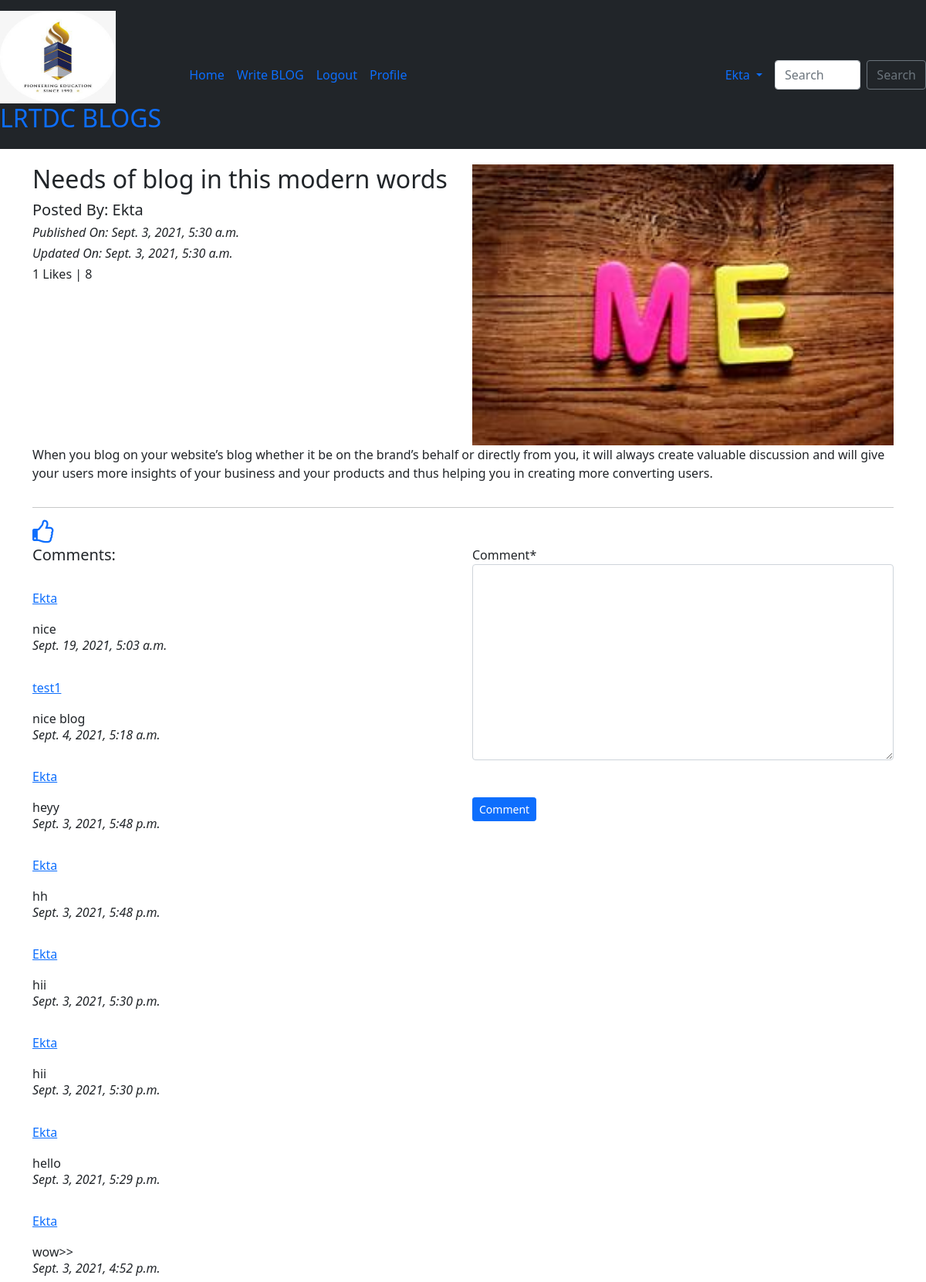
The app's page /blog/details/Needs-of-blog-in-this-modern-words-6d72e1e9-4aa4-4c10-93ce-cafea5af19dd (signed in) with its own data.
### App_Blog/models.py (models this page shows, shortened)
class Blog(models.Model):
    author = models.ForeignKey(User, on_delete=models.CASCADE, related_name='post_author')
    blog_title = models.CharField(max_length=260, verbose_name='Title Here')
    slug = models.SlugField(max_length=264, unique=True)
    blog_content = models.TextField(verbose_name='Blog Content')
    blog_image = models.ImageField(upload_to='blog_images', verbose_name='Blog Image')
    publish_date = models.DateTimeField(auto_now_add=True)
    update_date = models.DateTimeField(auto_now=True)

class Comment(models.Model):
    blog = models.ForeignKey(Blog, on_delete=models.CASCADE, related_name='blog_comment')
    user = models.ForeignKey(User, on_delete=models.CASCADE, related_name='user_comment')
    comment = models.TextField()
    comment_date = models.DateTimeField(auto_now_add=True)
    class Meta:
        ordering = ['-comment_date']

### App_Blog/views.py (the view, shortened to what this page needs)
# urls.py: path('details/<slug:slug>', views.blog_details, name='details'),
def blog_details(request, slug):
    blog = Blog.objects.get(slug=slug)
    comment_form = CommentForm
    already_liked = Likes.objects.filter(blog=blog, user=request.user)
    if already_liked:
        liked = True
    else:
        liked = False
    return render(request, 'App_Blog/blog_details.html', {'blog':blog, 'comment_form':comment_form, 'liked':liked})

### templates/App_Blog/blog_details.html (shortened to what this page needs)
{% extends 'base.html' %}
{% load crispy_forms_filters %}
{% block body_block %}
<div class="row">
  <div class="col-sm-6">
    <h2>{{ blog.blog_title }}</h2>
    <h5>Posted By: {{ blog.author }}</h5>
    <i><h6>Published On: {{ blog.publish_date }}</h6></i>
    <i><h6>Updated On: {{ blog.update_date }}</h6></i>
    <h6>{{ blog.blog_like.count }} Likes | {{ blog.blog_comment.count }}</h6>
  </div>
  <div class="col-sm-6">
    <img src="/media/{{blog.blog_image}}" width="100%">
  </div>
  {{ blog.blog_content|linebreaks }}
</div>
<hr>
{% if not liked %}
<a href="{% url 'App_Blog:liked_post' pk=blog.pk %}">
<i class="fa fa-thumbs-o-up fa-2x"></i>
</a>
{% else %}
<a href="{% url 'App_Blog:unliked_post' pk=blog.pk %}">
  <i class="fa fa-thumbs-o-down fa-2x"></i>
</a>
{% endif %}
<div class="row">
  <div class="col-sm-6">
    <h5>Comments:</h5>
    {% for comment in blog.blog_comment.all  %}
    <br>
    <p><a href="#">{{ comment.user }}</a></p>
    {{ comment.comment }}<br>
    <i><h6>{{comment.comment_date}}</h6></i>
    {% endfor %}
  </div>
  <div class="col-sm-6">
    <form  method="post">
      {{ comment_form|crispy }}
      <br><br>
      <button type="submit" class="btn btn-primary btn-sm">Comment</button>
    </form>
  </div>
</div>
{% endblock %}

### templates/base.html (shortened to what this page needs)
<!doctype html>
{% load static %}
<html lang="en">
  <head>
    <link href="https://cdn.jsdelivr.net/npm/bootstrap@5.1.0/dist/css/bootstrap.min.css" rel="stylesheet">
<link rel="stylesheet" href="https://maxcdn.bootstrapcdn.com/font-awesome/4.7.0/css/font-awesome.min.css">
  </head>
  <body>
    <nav class="navbar navbar-expand-sm bg-dark navbark-dark">
    <a class="navbar-brand" href="#">
      <img src="{% static "images/college_logo.png" %}" alt="" width="150" height="120" class="d-inline-block align-text-top">
      <h2>LRTDC BLOGS</h2>
    </a>
  <div class="container-fluid">
      <ul class="navbar-nav">
        <li class="nav-item active">
          <a class="nav-link" href="{% url 'index' %}">Home</a>
        </li>
        {% if user.is_authenticated %}
        <li class="nav-item active">
          <a class="nav-link" href="{% url 'App_Blog:create_blog' %}">Write BLOG</a>
        </li>
        <li class="nav-item active">
          <a class="nav-link" href="{% url 'App_Login:logout' %}">Logout</a>
        </li>
        <li class="nav-item active">
          <a class="nav-link" href="{% url 'App_Login:profile' %}">Profile</a>
        </li>
        {% endif %}
      </ul>
     {% if user.is_authenticated %}
    </div>
    <div class="nav-item dropdown">
        <a class="nav-link dropdown-toggle" href="#" role="button" id="navbarDropdown"  data-bs-toggle="dropdown" aria-expanded="false">
          {{ user.username }}
        </a>
      </div>
     {% endif %}
     <form class="d-flex" method="POST" action="{% url 'App_Blog:search' %}">{% csrf_token %}
      <input class="form-control me-2" type="search" placeholder="Search" name="searched" id="searched" aria-label="Search">
      <button class="btn btn-outline-secondary" type="submit">Search</button>
    </form>
    </nav>
    <div class="container" style="padding-top:20px">
      {% block body_block %}
      {% endblock %}
    </div>
  </body>
</html>

### records on screen
Blog: blog_title "Needs of blog in this modern words", author "Ekta", publish_date "Sept. 3, 2021, 5:30 a.m.", update_date "Sept. 3, 2021, 5:30 a.m.", blog_like.count "1", blog_comment.count "8", blog_image (picture), blog_content "When you blog on your website’s blog whether it be on the brand’s behalf or directly from you, it will always create valuable discussion and will give your users more insights of your business and your products and thus helping you in creating more converting users."
Comment: user "Ekta", comment "nice", comment_date "Sept. 19, 2021, 5:03 a.m."
Comment: user "test1", comment "nice blog", comment_date "Sept. 4, 2021, 5:18 a.m."
Comment: user "Ekta", comment "heyy", comment_date "Sept. 3, 2021, 5:48 p.m."
Comment: user "Ekta", comment "hh", comment_date "Sept. 3, 2021, 5:48 p.m."
Comment: user "Ekta", comment "hii", comment_date "Sept. 3, 2021, 5:30 p.m."
Comment: user "Ekta", comment "hii", comment_date "Sept. 3, 2021, 5:30 p.m."
Comment: user "Ekta", comment "hello", comment_date "Sept. 3, 2021, 5:29 p.m."
Comment: user "Ekta", comment "wow>>", comment_date "Sept. 3, 2021, 4:52 p.m."

### other values on screen
{{ user.username }} "Ekta"
